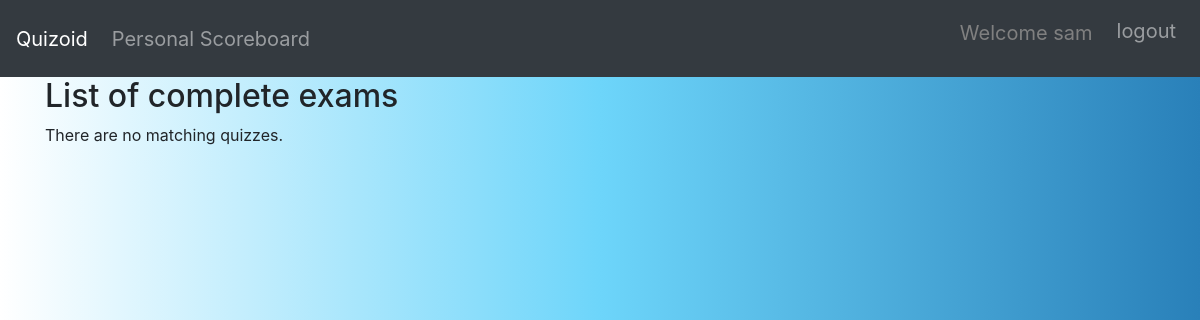
Before: /marking/ (signed in) with the older database file.
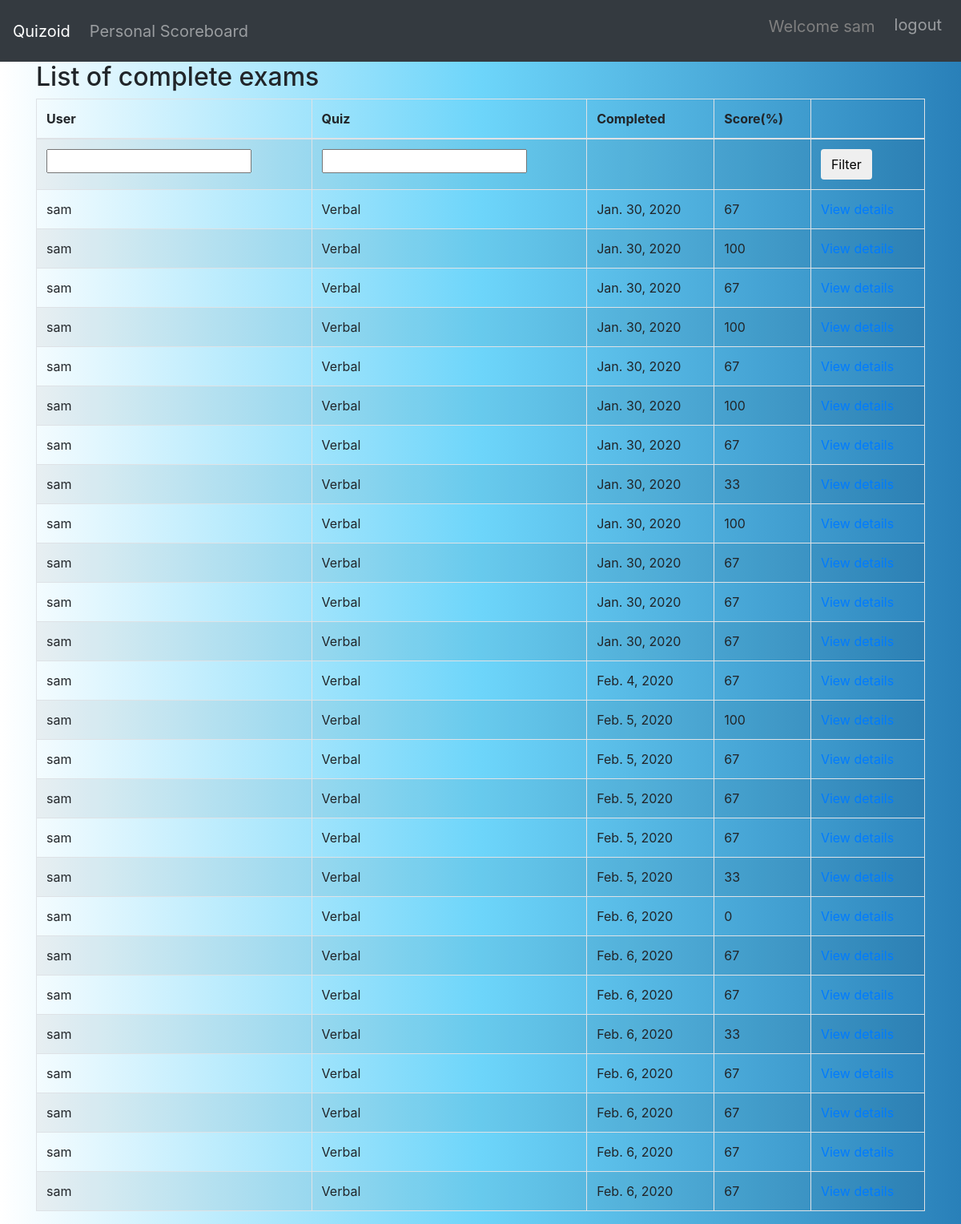
After: the same page with the newer database file.
### quiz/models.py (models this page shows, shortened)
class Sitting(models.Model):
    user = models.ForeignKey(settings.AUTH_USER_MODEL, verbose_name=_("User"), on_delete=models.CASCADE)
    quiz = models.ForeignKey(Quiz, verbose_name=_("Quiz"), on_delete=models.CASCADE)
    question_order = models.CharField(validators=[validate_comma_separated_integer_list],
        max_length=1024, verbose_name=_("Question Order"))
    question_list = models.CharField(validators=[validate_comma_separated_integer_list],
        max_length=1024, verbose_name=_("Question List"))
    incorrect_questions = models.CharField(validators=[validate_comma_separated_integer_list],
        max_length=1024, blank=True, verbose_name=_("Incorrect questions"))
    q_type = models.IntegerField(blank=True, null=True,verbose_name=_("question type"))
    q_time = models.IntegerField(default='0',verbose_name=_("question time"))
    current_score = models.IntegerField(verbose_name=_("Current Score"))
    complete = models.BooleanField(default=False, blank=False,
                                   verbose_name=_("Complete"))
    user_answers = models.TextField(blank=True, default='{}',
                                    verbose_name=_("User Answers"))
    start = models.DateTimeField(auto_now_add=True,
                                 verbose_name=_("Start"))
    end = models.DateTimeField(null=True, blank=True, verbose_name=_("End"))
    objects = SittingManager()
    class Meta:
        permissions = (("view_sittings", _("Can see completed exams.")),)
    def _question_ids(self):
        return [int(n) for n in self.question_order.split(',') if n]
    @property
    def get_percent_correct(self):
        dividend = float(self.current_score)
        divisor = len(self._question_ids())
        if divisor < 1:
            return 0
        if dividend > divisor:
            return 100
        correct = int(round((dividend / divisor) * 100))
        if correct >= 1:
            return correct
        else:
            return 0

class Quiz(models.Model):
    title = models.CharField(
        verbose_name=_("Title"),
        max_length=60, blank=False)
    description = models.TextField(
        verbose_name=_("Description"),
        blank=True, help_text=_("a description of the quiz"))
    url = models.SlugField(
        max_length=60, blank=False,
        help_text=_("a user friendly url"),
        verbose_name=_("user friendly url"))
    category = models.ForeignKey(
        Category, null=True, blank=True,
        verbose_name=_("Category"), on_delete=models.CASCADE)
    random_order = models.BooleanField(
        blank=False, default=False,
        verbose_name=_("Random Order"),
        help_text=_("Display the questions in "
                    "a random order or as they "
                    "are set?"))
    max_questions = models.PositiveIntegerField(
        blank=True, null=True, verbose_name=_("Max Questions"),
        help_text=_("Number of questions to be answered on each attempt."))
    answers_at_end = models.BooleanField(
        blank=False, default=False,
        help_text=_("Correct answer is NOT shown after question."
                    " Answers displayed at the end."),
        verbose_name=_("Answers at end"))
    exam_paper = models.BooleanField(
        blank=False, default=False,
        help_text=_("If yes, the result of each"
                    " attempt by a user will be"
                    " stored. Necessary for marking."),
        verbose_name=_("Exam Paper"))
    single_attempt = models.BooleanField(
        blank=False, default=False,
        help_text=_("If yes, only one attempt by"
                    " a user will be permitted."
                    " Non users cannot sit this exam."),
        verbose_name=_("Single Attempt"))
    pass_mark = models.SmallIntegerField(
        blank=True, default=0,
        verbose_name=_("Pass Mark"),
        help_text=_("Percentage required to pass exam."),
        validators=[MaxValueValidator(100)])
    success_text = models.TextField(
        blank=True, help_text=_("Displayed if user passes."),
        verbose_name=_("Success Text"))
    fail_text = models.TextField(
        verbose_name=_("Fail Text"),
        blank=True, help_text=_("Displayed if user fails."))
    draft = models.BooleanField(
        blank=True, default=False,
        verbose_name=_("Draft"),
        help_text=_("If yes, the quiz is not displayed"
                    " in the quiz list and can only be"
                    " taken by users who can edit"
                    " quizzes."))
    class Meta:
        verbose_name = _("Quiz")
        verbose_name_plural = _("Quizzes")
    def __str__(self):
        return self.title

### quiz/views.py (the view)
class QuizMarkingList(QuizMarkerMixin, SittingFilterTitleMixin, ListView):
    model = Sitting
    def get_queryset(self):
        queryset = super(QuizMarkingList, self).get_queryset()\
                                               .filter(complete=True)
        user_filter = self.request.GET.get('user_filter')
        if user_filter:
            queryset = queryset.filter(user__username__icontains=user_filter)
        return queryset
    class Meta:
        pass

### quiz/views.py (called while the page is built)
    @method_decorator(login_required)
    @method_decorator(permission_required('quiz.view_sittings'))
    def dispatch(self, *args, **kwargs):
        return super(QuizMarkerMixin, self).dispatch(*args, **kwargs)

    def get_queryset(self):
        queryset = super(SittingFilterTitleMixin, self).get_queryset()
        quiz_filter = self.request.GET.get('quiz_filter')
        if quiz_filter:
            queryset = queryset.filter(quiz__title__icontains=quiz_filter)
        return queryset

### quiz/templates/quiz/sitting_list.html (shortened to what this page needs)
{% extends 'base.html' %}
{% load i18n %}
{% block content %}
<h2>{% trans "List of complete exams" %}</h2>
    {% if sitting_list %}
		<table class="table table-bordered table-striped">
		  <thead>
			<tr>
			  <th>{% trans "User" %}</th>
			  <th>{% trans "Quiz" %}</th>
			  <th>{% trans "Completed" %}</th>
			  <th>{% trans "Score" %}(%)</th>
			  <th></th>
			</tr>
		  </thead>
		  <tbody>
			<tr>
			  <form action="" method="GET">
				<td><input type="text" name="user_filter" /></td>
				<td><input type="text" name="quiz_filter" /></td>
				<td></td>
				<td></td>
				<td><button type="submit" class="btn btn-default">{% trans "Filter"%}</button></td>
			  </form>
			</tr>
        {% for sitting in sitting_list %}
			<tr>
			  <td>{{ sitting.user }}</td>
			  <td>{{ sitting.quiz }}</td>
			  <td>{{ sitting.end|date }}</td>
			  <td>{{ sitting.get_percent_correct }}</td>
			  <td>
				<a href="{% url 'quiz_marking_detail' pk=sitting.id %}">
				  {% trans "View details" %}
				</a>
			</tr>
        {% endfor %}
		  </tbody>
		</table>
    {% else %}
        <p>{% trans "There are no matching quizzes" %}.</p>
    {% endif %}
{% endblock %}

### quiz/templates/base.html (shortened to what this page needs)
{% load i18n %}
<!DOCTYPE html>
<html xmlns:fb="http://www.facebook.com/2008/fbml" xmlns="http://www.w3.org/1999/xhtml" xml:lang="en" lang="en" dir="ltr">
<head>
  <link rel="stylesheet" href="https://stackpath.bootstrapcdn.com/bootstrap/4.1.2/css/bootstrap.min.css"
>
</head>
<body class="xyz" style="background: #2980B9;  /* fallback for old browsers */
background: -webkit-linear-gradient(to right, #FFFFFF, #6DD5FA, #2980B9);  /* Chrome 10-25, Safari 5.1-6 */
background: linear-gradient(to right, #FFFFFF, #6DD5FA, #2980B9); /* W3C, IE 10+/ Edge, Firefox 16+, Chrome 26+, Opera 12+, Safari 7+ */
">
  <nav class="navbar navbar-expand-sm navbar-dark bg-dark" >
    <a class="navbar-brand" href="{% url 'index' %}">Quizoid</a>
    <div class="collapse navbar-collapse" id="navbarSupportedContent">
      <ul class="navbar-nav rm-auto">
        <li class="nav-tem" style="color:gray;font-size:20px;">
        {% if user.is_authenticated %}
        <li class="nav-tem" style="color:gray;font-size:20px;">
            <a href="{% url 'quiz_progress' %}" class="nav-link">Personal Scoreboard</a>
          </li>
        {% endif %}
      </ul>
      <ul class="navbar-nav ml-auto">
         <li class="nav-item " style="color:gray;font-size:20px;">
        </li>
        <li class="nav-item " style="color:gray;font-size:20px;">
             {% if user.is_authenticated %}
        <p class="navbar-brand"style="margin-top:5px;color:gray">Welcome {{user.username}}</p>
        {% endif %}
        </li>
        <li class="nav-item " style="color:gray;font-size:20px;">
          {% if user.is_authenticated %}
          <a class="nav-link" href="{% url 'logout' %}">logout</a>
          {% else %}
          <a class="nav-link" href="{% url 'login' %}">Login</a>
          {% endif %}
        </li>
      </ul>
    </div>
  </nav>
  <div class="container">
     {% block content %} {% endblock %}
  </div>
</body>
</html>

Changed rows visible on the page:
added Sitting: user "sam", quiz "Verbal", end "Jan. 30, 2020", get_percent_correct "67"
added Sitting: user "sam", quiz "Verbal", end "Jan. 30, 2020", get_percent_correct "100"
added Sitting: user "sam", quiz "Verbal", end "Jan. 30, 2020", get_percent_correct "67"
added Sitting: user "sam", quiz "Verbal", end "Jan. 30, 2020", get_percent_correct "100"
added Sitting: user "sam", quiz "Verbal", end "Jan. 30, 2020", get_percent_correct "67"
added Sitting: user "sam", quiz "Verbal", end "Jan. 30, 2020", get_percent_correct "100"
added Sitting: user "sam", quiz "Verbal", end "Jan. 30, 2020", get_percent_correct "67"
added Sitting: user "sam", quiz "Verbal", end "Jan. 30, 2020", get_percent_correct "33"
added Sitting: user "sam", quiz "Verbal", end "Jan. 30, 2020", get_percent_correct "100"
added Sitting: user "sam", quiz "Verbal", end "Jan. 30, 2020", get_percent_correct "67"
added Sitting: user "sam", quiz "Verbal", end "Jan. 30, 2020", get_percent_correct "67"
added Sitting: user "sam", quiz "Verbal", end "Jan. 30, 2020", get_percent_correct "67"
added Sitting: user "sam", quiz "Verbal", end "Feb. 4, 2020", get_percent_correct "67"
added Sitting: user "sam", quiz "Verbal", end "Feb. 5, 2020", get_percent_correct "100"
added Sitting: user "sam", quiz "Verbal", end "Feb. 5, 2020", get_percent_correct "67"
added Sitting: user "sam", quiz "Verbal", end "Feb. 5, 2020", get_percent_correct "67"
added Sitting: user "sam", quiz "Verbal", end "Feb. 5, 2020", get_percent_correct "67"
added Sitting: user "sam", quiz "Verbal", end "Feb. 5, 2020", get_percent_correct "33"
added Sitting: user "sam", quiz "Verbal", end "Feb. 6, 2020", get_percent_correct "0"
added Sitting: user "sam", quiz "Verbal", end "Feb. 6, 2020", get_percent_correct "67"
added Sitting: user "sam", quiz "Verbal", end "Feb. 6, 2020", get_percent_correct "67"
added Sitting: user "sam", quiz "Verbal", end "Feb. 6, 2020", get_percent_correct "33"
added Sitting: user "sam", quiz "Verbal", end "Feb. 6, 2020", get_percent_correct "67"
added Sitting: user "sam", quiz "Verbal", end "Feb. 6, 2020", get_percent_correct "67"
added Sitting: user "sam", quiz "Verbal", end "Feb. 6, 2020", get_percent_correct "67"
added Sitting: user "sam", quiz "Verbal", end "Feb. 6, 2020", get_percent_correct "67"
Other visible differences:
text no longer shown: "There are no matching quizzes ."
text now shown: "User Quiz Completed Score (%) Filter"
